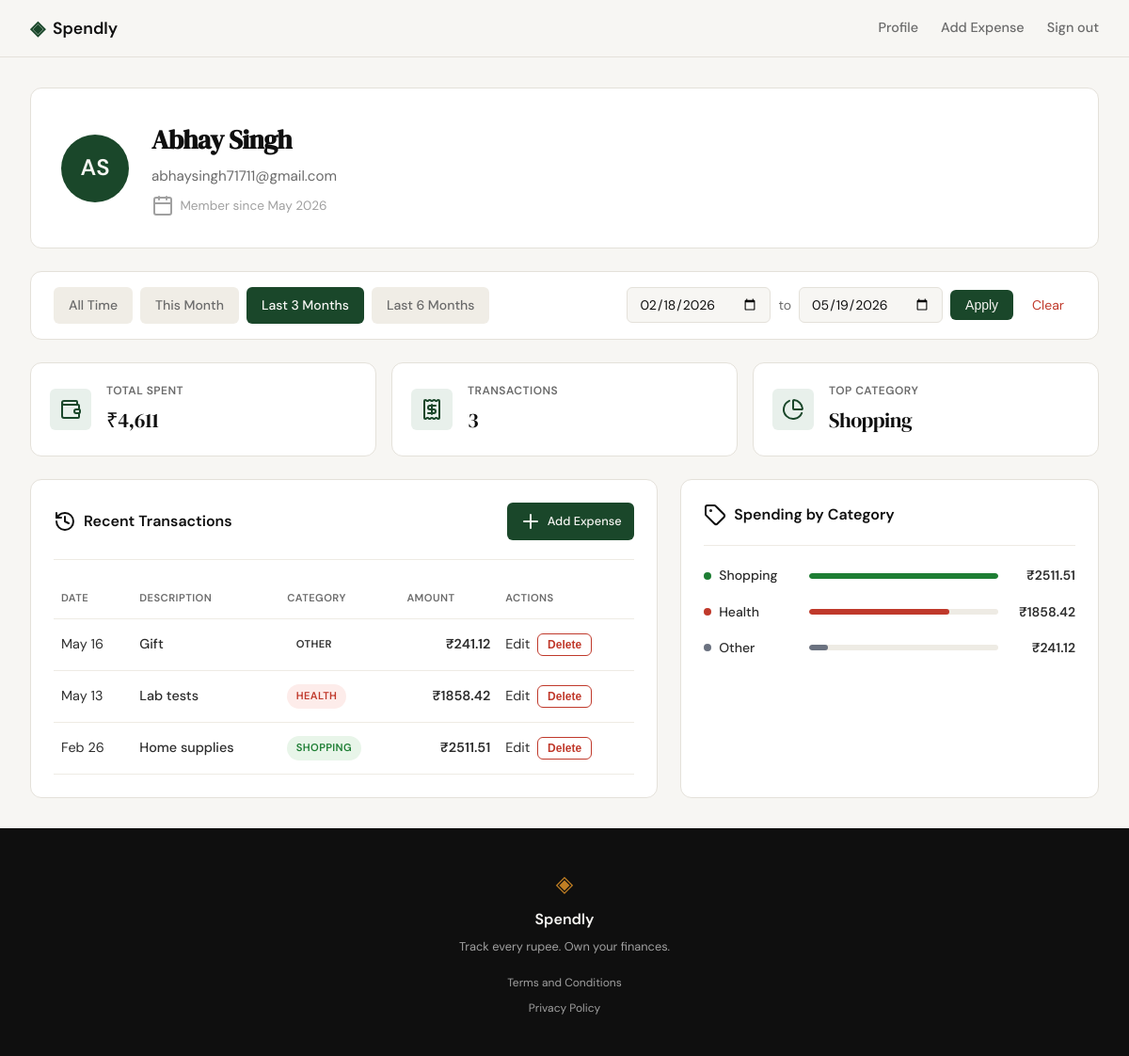
The app's page /profile?date_from=2026-02-18&date_to=2026-05-19 (signed in) with its own data.
### tables this page shows
CREATE TABLE users (
            id INTEGER PRIMARY KEY AUTOINCREMENT,
            name TEXT NOT NULL,
            email TEXT UNIQUE NOT NULL,
            password_hash TEXT NOT NULL,
            created_at TEXT DEFAULT (datetime('now'))
        );

CREATE TABLE expenses (
            id INTEGER PRIMARY KEY AUTOINCREMENT,
            user_id INTEGER NOT NULL,
            amount REAL NOT NULL,
            category TEXT NOT NULL,
            date TEXT NOT NULL,
            description TEXT,
            created_at TEXT DEFAULT (datetime('now')),
            FOREIGN KEY (user_id) REFERENCES users(id)
        );

### app.py (the view)
@app.route("/profile")
def profile():
    if not session.get("user_id"):
        return redirect(url_for("login"))
    user_id = session.get("user_id")
    user = get_user_by_id(user_id)
    if not user:
        session.clear()
        return redirect(url_for("login"))
    date_from, date_to, start_date, end_date, active_filter = parse_date_filter(
        request.args
    )
    stats = get_user_stats(user_id, start_date, end_date)
    transactions = get_user_expenses(user_id, start_date, end_date)
    category_totals = {}
    for tx in transactions:
        cat = tx["category"]
        category_totals[cat] = round(category_totals.get(cat, 0) + tx["amount"], 2)
    color_map = {
        "Food": "orange",
        "Transport": "blue",
        "Bills": "purple",
        "Health": "red",
        "Shopping": "green",
        "Entertainment": "cyan",
    }
    max_amount = max(category_totals.values()) if category_totals else 1
    categories = []
    for name, amount in sorted(
        category_totals.items(), key=lambda x: x[1], reverse=True
    ):
        bar_width = int(round((amount / max_amount) * 100)) if max_amount > 0 else 0
        categories.append(
            {
                "name": name,
                "amount": amount,
                "color": color_map.get(name, "gray"),
                "bar_width": bar_width,
            }
        )
    today = date.today()
    this_month_start = date(today.year, today.month, 1).strftime("%Y-%m-%d")
    three_months_ago = (today - timedelta(days=90)).strftime("%Y-%m-%d")
    six_months_ago = (today - timedelta(days=180)).strftime("%Y-%m-%d")
    today_str = today.strftime("%Y-%m-%d")
    if date_from == this_month_start and date_to == today_str:
        active_filter = "this_month"
    elif date_from == three_months_ago and date_to == today_str:
        active_filter = "last_3_months"
    elif date_from == six_months_ago and date_to == today_str:
        active_filter = "last_6_months"
    return render_template(
        "profile.html",
        user=user,
        stats=stats,
        transactions=transactions,
        categories=categories,
        max_category_amount=max_amount,
        date_from=date_from,
        date_to=date_to,
        active_filter=active_filter,
        this_month_start=this_month_start,
        three_months_ago=three_months_ago,
        six_months_ago=six_months_ago,
        today=today_str,
    )

### database/db.py (called while the page is built)
def get_db():
    conn = sqlite3.connect(DATABASE_PATH)
    conn.row_factory = sqlite3.Row
    conn.execute("PRAGMA foreign_keys = ON")
    return conn

def get_user_by_id(user_id):
    conn = get_db()
    cur = conn.cursor()
    cur.execute(
        "SELECT id, name, email, created_at FROM users WHERE id = ?", (user_id,)
    )
    user = cur.fetchone()
    conn.close()
    if user:
        return {
            "id": user["id"],
            "name": user["name"],
            "email": user["email"],
            "member_since": format_member_date(user["created_at"]),
        }
    return None

def format_member_date(date_str):
    if not date_str:
        return "Unknown"
    try:
        from datetime import datetime
        dt = datetime.strptime(date_str, "%Y-%m-%d %H:%M:%S")
        return dt.strftime("%B %Y")
    except Exception:
        return date_str

def build_date_filter(start_date=None, end_date=None):
    params = []
    date_filter = ""
    if start_date and end_date:
        date_filter = "AND date BETWEEN ? AND ?"
        params = [start_date, end_date]
    elif start_date:
        date_filter = "AND date >= ?"
        params = [start_date]
    elif end_date:
        date_filter = "AND date <= ?"
        params = [end_date]
    return date_filter, params

def get_user_expenses(user_id, start_date=None, end_date=None):
    conn = get_db()
    cur = conn.cursor()
    date_filter, date_params = build_date_filter(start_date, end_date)
    params = [user_id] + date_params
    cur.execute(
        f"""
        SELECT id, date, description, category, amount
        FROM expenses
        WHERE user_id = ? {date_filter}
        ORDER BY date DESC
        LIMIT 10
    """,
        params,
    )
    rows = cur.fetchall()
    conn.close()
    expenses = []
    for row in rows:
        expenses.append(
            {
                "id": row["id"],
                "date": format_expense_date(row["date"]),
                "description": row["description"] or "",
                "category": row["category"],
                "amount": row["amount"],
            }
        )
    return expenses

def format_expense_date(date_str):
    if not date_str:
        return ""
    try:
        from datetime import datetime
        dt = datetime.strptime(date_str, "%Y-%m-%d")
        return dt.strftime("%b %d")
    except Exception:
        return date_str

### templates/profile.html (shortened to what this page needs)
{% extends "base.html" %}
{% block head %}
<link rel="stylesheet" href="{{ url_for('static', filename='css/profile.css') }}">
{% endblock %}
{% block content %}
<div class="profile-page">
    <div class="profile-container">
        <div class="profile-header-card">
            <div class="user-avatar">
                {{ user.name.split()|map('first')|join('')|upper }}
            </div>
            <div class="user-info">
                <h1 class="user-name">{{ user.name }}</h1>
                <p class="user-email">{{ user.email }}</p>
                <p class="user-member">
                    <i data-lucide="calendar"></i>
                    Member since {{ user.member_since }}
                </p>
            </div>
        </div>
        <div class="filter-bar">
            <div class="filter-presets">
                <a href="{{ url_for('profile') }}" class="filter-preset {% if not active_filter %}active{% endif %}">All Time</a>
                <a href="{{ url_for('profile', date_from=this_month_start, date_to=today) }}" class="filter-preset {% if active_filter == 'this_month' %}active{% endif %}">This Month</a>
                <a href="{{ url_for('profile', date_from=three_months_ago, date_to=today) }}" class="filter-preset {% if active_filter == 'last_3_months' %}active{% endif %}">Last 3 Months</a>
                <a href="{{ url_for('profile', date_from=six_months_ago, date_to=today) }}" class="filter-preset {% if active_filter == 'last_6_months' %}active{% endif %}">Last 6 Months</a>
            </div>
            <form method="GET" action="{{ url_for('profile') }}" class="filter-custom">
                <input type="date" name="date_from" value="{{ date_from }}" class="filter-date-input">
                <span class="filter-date-separator">to</span>
                <input type="date" name="date_to" value="{{ date_to }}" class="filter-date-input">
                <button type="submit" class="filter-apply-btn">Apply</button>
                {% if date_from or date_to %}
                <a href="{{ url_for('profile') }}" class="filter-clear-btn">Clear</a>
                {% endif %}
            </form>
        </div>
        <div class="stats-row">
            <div class="stat-card">
                <div class="stat-icon">
                    <i data-lucide="wallet"></i>
                </div>
                <div class="stat-content">
                    <span class="stat-label">Total Spent</span>
                    <span class="stat-value">₹{{ "{:,}".format(stats.total_spent) }}</span>
                </div>
            </div>
            <div class="stat-card">
                <div class="stat-icon">
                    <i data-lucide="receipt"></i>
                </div>
                <div class="stat-content">
                    <span class="stat-label">Transactions</span>
                    <span class="stat-value">{{ stats.transactions }}</span>
                </div>
            </div>
            <div class="stat-card">
                <div class="stat-icon">
                    <i data-lucide="pie-chart"></i>
                </div>
                <div class="stat-content">
                    <span class="stat-label">Top Category</span>
                    <span class="stat-value">{{ stats.top_category }}</span>
                </div>
            </div>
        </div>
        <div class="profile-grid">
            <div class="transactions-card">
                <div class="card-header">
                    <h2 class="card-title">
                        <i data-lucide="history"></i>
                        Recent Transactions
                    </h2>
                    <a href="{{ url_for('add_expense') }}" class="btn-add-expense">
                        <i data-lucide="plus"></i> Add Expense
                    </a>
                </div>
                <div class="table-wrapper">
                    <table class="transactions-table">
                        <thead>
                            <tr>
                                <th>Date</th>
                                <th>Description</th>
                                <th>Category</th>
                                <th class="text-right">Amount</th>
                                <th>Actions</th>
                            </tr>
                        </thead>
                        <tbody>
                            {% for tx in transactions %}
                            <tr>
                                <td class="tx-date">{{ tx.date }}</td>
                                <td class="tx-desc">{{ tx.description }}</td>
                                <td>
                                    <span class="category-badge category-{{ tx.category|lower }}">
                                        {{ tx.category }}
                                    </span>
                                </td>
                                <td class="tx-amount">₹{{ "%.2f"|format(tx.amount) }}</td>
                                <td>
                                    <div class="tx-actions">
                                        <a href="{{ url_for('edit_expense', id=tx.id) }}" class="btn-edit-expense">Edit</a>
                                        <form method="POST" action="{{ url_for('delete_expense', id=tx.id) }}" class="tx-action-form" onsubmit="return confirm('Delete this expense?')">
                                            <button type="submit" class="btn-delete-expense">Delete</button>
                                        </form>
                                    </div>
                                </td>
                            </tr>
                            {% endfor %}
                        </tbody>
                    </table>
                </div>
            </div>
            <div class="categories-card">
                <div class="card-header">
                    <h2 class="card-title">
                        <i data-lucide="tag"></i>
                        Spending by Category
                    </h2>
                </div>
                <div class="categories-list">
                    {% for cat in categories %}
                    <div class="category-row">
                        <div class="category-info">
                            <span class="category-dot category-dot-{{ cat.color }}"></span>
                            <span class="category-name">{{ cat.name }}</span>
                        </div>
                        <div class="category-bar-container">
                            <div class="category-bar">
                                <div class="category-fill category-fill-{{ cat.color }}" style="width: {{ cat.bar_width }}%;"></div>
                            </div>
                        </div>
                        <span class="category-amount">₹{{ "%.2f"|format(cat.amount) }}</span>
                    </div>
                    {% endfor %}
                </div>
            </div>
        </div>
    </div>
</div>
{% endblock %}

### static/css/style.css (style rules this page uses)
:root { --ink: #0f0f0f; --ink-soft: #2d2d2d; --ink-muted: #6b6b6b; --ink-faint: #a0a0a0; --paper: #f7f6f3; --paper-warm: #f0ede6; --paper-card: #ffffff; --accent: #1a472a; --accent-light: #e8f0eb; --accent-2: #c17f24; --accent-2-light: #fdf3e3; --danger: #c0392b; --danger-light: #fdecea; --success: #1e7e34; --success-light: #e8f5e9; --border: #e4e1da; --border-soft: #eeebe4; --font-display: 'DM Serif Display', Georgia, serif; --font-body: 'DM Sans', system-ui, sans-serif; --max-width: 1200px; --auth-width: 440px; --radius-sm: 6px; --radius-md: 12px; --radius-lg: 20px; }
*, *::before, *::after { box-sizing: border-box; margin: 0; padding: 0; }
html { font-size: 16px; scroll-behavior: smooth; }
body { background: var(--paper); color: var(--ink); font-family: var(--font-body); font-size: 1rem; line-height: 1.6; -webkit-font-smoothing: antialiased; }
a { color: inherit; text-decoration: none; }
.card-header { display: flex; justify-content: space-between; align-items: center; padding-bottom: 1.25rem; border-bottom: 1px solid var(--border-soft); margin-bottom: 1.5rem; }
.category-info { display: flex; align-items: center; gap: 0.5rem; }
.category-dot { width: 8px; height: 8px; border-radius: 50%; }
.category-dot-green { background: #10b981; }
.category-name { font-size: 0.875rem; font-weight: 600; color: var(--ink-soft); }
.category-bar { height: 8px; background: var(--border-soft); border-radius: 999px; overflow: hidden; }
.category-fill { height: 100%; border-radius: 999px; }
.category-fill-green { background: #10b981; }
.category-amount { font-size: 0.875rem; font-weight: 500; color: var(--ink-muted); text-align: right; }

### records on screen
users: name "Abhay Singh", email "abhaysingh71711@gmail.com"
expenses: date "May 16", description "Gift", category "OTHER", amount "241.12", name "Other", {{ cat.bar_width }} 10 (drawn)
expenses: date "May 13", description "Lab tests", category "HEALTH", amount "1858.42", name "Health", {{ cat.bar_width }} 74 (drawn)
expenses: date "Feb 26", description "Home supplies", category "SHOPPING", amount "2511.51", name "Shopping", {{ cat.bar_width }} 100 (drawn)

### other values on screen
{{ user.name.split()|map('first')|join('')|upper }} "AS"
{{ user.member_since }} "May 2026"
{{ "{:,}".format(stats.total_spent) }} "4,611"
{{ stats.transactions }} "3"
{{ stats.top_category }} "Shopping"
